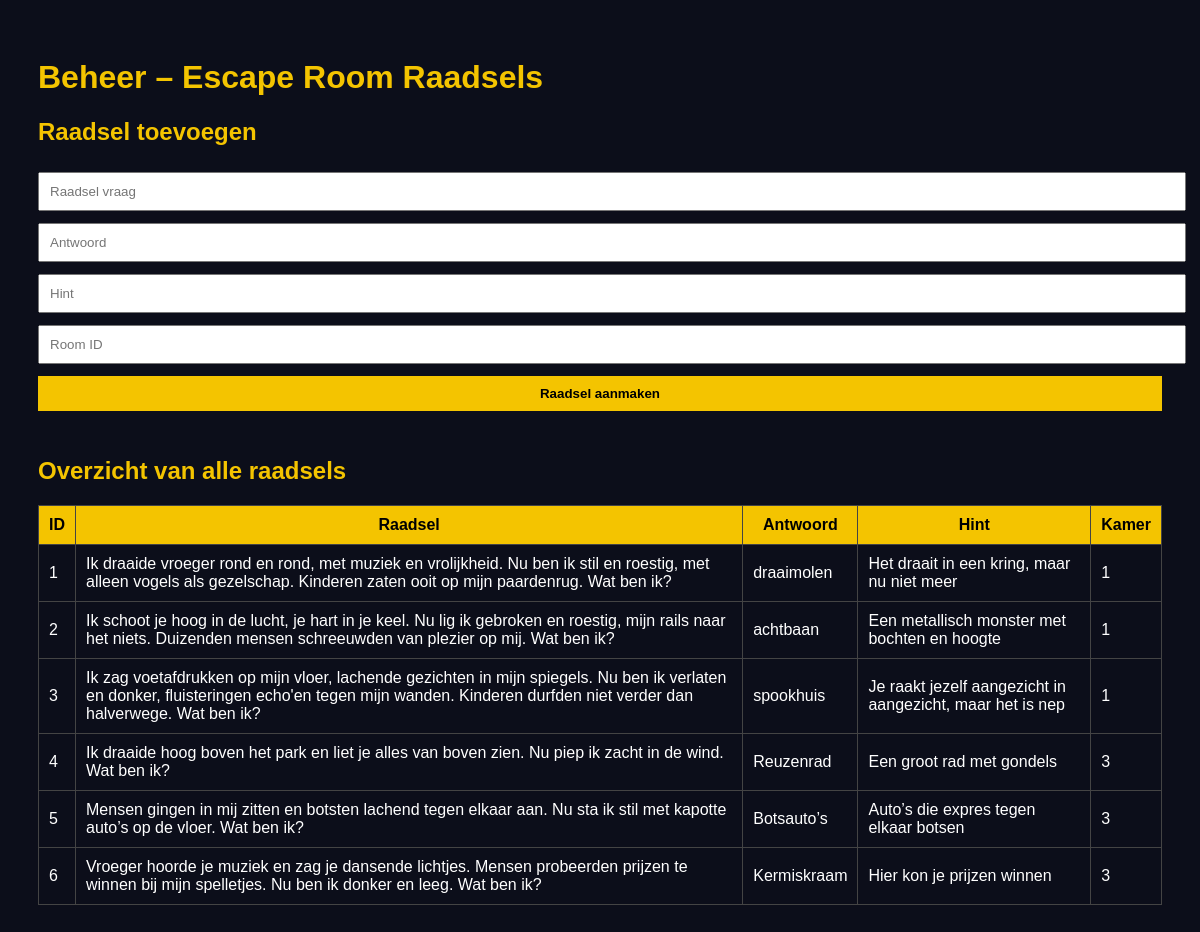
The page /rooms/raadsels.php on the database its author committed.
### tables this page shows
CREATE TABLE riddles (
    id INT AUTO_INCREMENT PRIMARY KEY,
    riddle VARCHAR(500) NOT NULL,
    answer VARCHAR(100) NOT NULL,
    hint VARCHAR(255),
    roomId INT NOT NULL
);

### rooms/raadsels.php (the view, shortened to what this page needs)
<?php
$host = "localhost";
$db   = "dell";
$user = "root";
$pass = "";
try {
    $pdo = new PDO(
        "mysql:host=$host;dbname=$db;charset=utf8mb4",
        $user,
        $pass,
        [PDO::ATTR_ERRMODE => PDO::ERRMODE_EXCEPTION]
    );
} catch (PDOException $e) {
    die("Database fout: " . $e->getMessage());
}
$raadsels = $pdo->query("
    SELECT id, riddle, answer, hint, roomId
    FROM riddles
")->fetchAll();
?>
<!DOCTYPE html>
<html lang="nl">
<head>
</head>
<body>
<h1>Beheer – Escape Room Raadsels</h1>
<h2>Raadsel toevoegen</h2>
<form method="post">
    <input type="text" name="vraag" placeholder="Raadsel vraag" required>
    <input type="text" name="antwoord" placeholder="Antwoord" required>
    <input type="text" name="hint" placeholder="Hint">
    <input type="number" name="roomId" placeholder="Room ID" min="1" required>
    <button type="submit">Raadsel aanmaken</button>
</form>
<h2>Overzicht van alle raadsels</h2>
<table>
<tr>
    <th>ID</th>
    <th>Raadsel</th>
    <th>Antwoord</th>
    <th>Hint</th>
    <th>Kamer</th>
</tr>
<?php foreach ($raadsels as $r): ?>
<tr>
    <td><?= $r["id"] ?></td>
    <td><?= htmlspecialchars($r["riddle"]) ?></td>
    <td><?= htmlspecialchars($r["answer"]) ?></td>
    <td><?= htmlspecialchars($r["hint"]) ?></td>
    <td><?= htmlspecialchars($r["roomId"]) ?></td>
</tr>
<?php endforeach; ?>
</table>
</body>
</html>

### rooms/raadsels.php (style rules this page uses)
body { background: #0c0e1a; color: #fff; font-family: Arial; padding: 30px; }
h1, h2 { color: #f4c400; }
form, table { margin-bottom: 40px; }
input, select, button { width: 100%; padding: 10px; margin: 6px 0; }
button { background: #f4c400; border: none; font-weight: bold; cursor: pointer; }
table { width: 100%; border-collapse: collapse; }
th, td { border: 1px solid #444; padding: 10px; }
th { background: #f4c400; color: #000; }

### rows shown on the page
riddles: id "1", riddle "Ik draaide vroeger rond en rond, met muziek en vrolijkheid. Nu ben ik stil en roestig, met alleen vogels als gezelschap. Kinderen zaten ooit op mijn paardenrug. Wat ben ik?", answer "draaimolen", hint "Het draait in een kring, maar nu niet meer", roomId "1"
riddles: id "2", riddle "Ik schoot je hoog in de lucht, je hart in je keel. Nu lig ik gebroken en roestig, mijn rails naar het niets. Duizenden mensen schreeuwden van plezier op mij. Wat ben ik?", answer "achtbaan", hint "Een metallisch monster met bochten en hoogte", roomId "1"
riddles: id "3", riddle "Ik zag voetafdrukken op mijn vloer, lachende gezichten in mijn spiegels. Nu ben ik verlaten en donker, fluisteringen echo'en tegen mijn wanden. Kinderen durfden niet verder dan halverwege. Wat ben ik?", answer "spookhuis", hint "Je raakt jezelf aangezicht in aangezicht, maar het is nep", roomId "1"
riddles: id "4", riddle "Ik draaide hoog boven het park en liet je alles van boven zien. Nu piep ik zacht in de wind. Wat ben ik?", answer "Reuzenrad", hint "Een groot rad met gondels", roomId "3"
riddles: id "5", riddle "Mensen gingen in mij zitten en botsten lachend tegen elkaar aan. Nu sta ik stil met kapotte auto’s op de vloer. Wat ben ik?", answer "Botsauto’s", hint "Auto’s die expres tegen elkaar botsen", roomId "3"
riddles: id "6", riddle "Vroeger hoorde je muziek en zag je dansende lichtjes. Mensen probeerden prijzen te winnen bij mijn spelletjes. Nu ben ik donker en leeg. Wat ben ik?", answer "Kermiskraam", hint "Hier kon je prijzen winnen", roomId "3"
